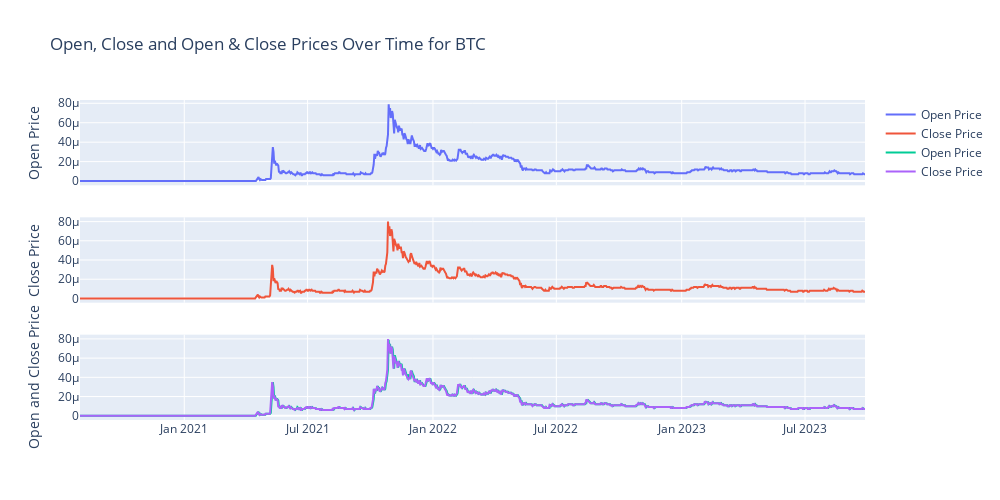

The cell this chart's notebook holds for it:
### Markdown cell above
### Now, subplots for Open and Closed Prices

### Code cell
#Subplots for open and close prices

fig = make_subplots(rows=3, cols=1, shared_xaxes=True, vertical_spacing=0.1)

# First subplot (Open Price)
fig.add_trace(go.Scatter(x=SHIBA['Date'], y=SHIBA['Open'], mode='lines', name='Open Price'), row=1, col=1)
fig.update_yaxes(title_text="Open Price", row=1, col=1)

# Second subplot (Close Price)
fig.add_trace(go.Scatter(x=SHIBA['Date'], y=SHIBA['Close'], mode='lines', name='Close Price'), row=2, col=1)
fig.update_yaxes(title_text="Close Price", row=2, col=1)

# Third subplot(Open and Close Prices)
fig.add_trace(go.Scatter(x=SHIBA['Date'], y=SHIBA['Open'], mode='lines', name='Open Price'), row=3, col=1)
fig.add_trace(go.Scatter(x=SHIBA['Date'], y=SHIBA['Close'], mode='lines', name='Close Price'), row=3, col=1)
fig.update_yaxes(title_text="Open and Close Price", row=3, col=1)

# setting up the title and size of the graph
fig.update_layout(title_text="Open, Close and Open & Close Prices Over Time for BTC",
    height=500,  # Set the height
    width=1000) # width
fig.show()

### Figure 1 — Plotly figure (JSON) as saved in the notebook; plotly's stock layout.template omitted (floating-point values rounded to 4 significant figures; data arrays with more than 128 entries replaced by an {"elided": "..."} marker saying what was removed)
{"data": [{"mode": "lines", "name": "Open Price", "type": "scatter", "x": {"elided": "1153 str values"}, "xaxis": "x", "y": {"elided": "1153 float values"}, "yaxis": "y"}, {"mode": "lines", "name": "Close Price", "type": "scatter", "x": {"elided": "1153 str values"}, "xaxis": "x2", "y": {"elided": "1153 float values"}, "yaxis": "y2"}, {"mode": "lines", "name": "Open Price", "type": "scatter", "x": {"elided": "1153 str values"}, "xaxis": "x3", "y": {"elided": "1153 float values"}, "yaxis": "y3"}, {"mode": "lines", "name": "Close Price", "type": "scatter", "x": {"elided": "1153 str values"}, "xaxis": "x3", "y": {"elided": "1153 float values"}, "yaxis": "y3"}], "layout": {"height": 500, "title": {"text": "Open, Close and Open & Close Prices Over Time for BTC"}, "width": 1000, "xaxis": {"anchor": "y", "domain": [0, 1], "matches": "x3", "showticklabels": false}, "xaxis2": {"anchor": "y2", "domain": [0, 1], "matches": "x3", "showticklabels": false}, "xaxis3": {"anchor": "y3", "domain": [0, 1]}, "yaxis": {"anchor": "x", "domain": [0.7333, 1], "title": {"text": "Open Price"}}, "yaxis2": {"anchor": "x2", "domain": [0.3667, 0.6333], "title": {"text": "Close Price"}}, "yaxis3": {"anchor": "x3", "domain": [0, 0.2667], "title": {"text": "Open and Close Price"}}}}
